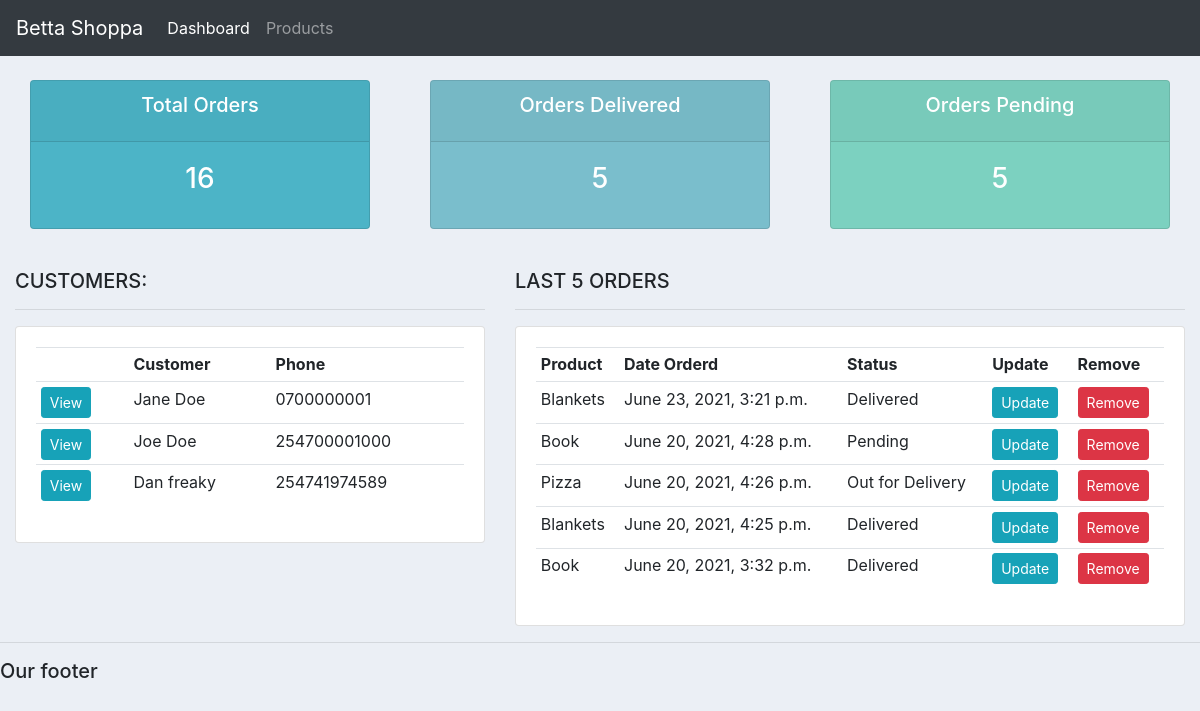
The page /crm/ on the database its author committed.
### crm/models.py (models this page shows, shortened)
class Customer(models.Model):
    firstname = models.CharField(max_length=100, null=True)
    secondname = models.CharField(max_length=100, null=True)
    phone = models.CharField(max_length=200, null=True)
    email = models.CharField(max_length=200, null=True)
    date_created = models.DateTimeField(auto_now_add=True)
    def __str__(self):
        return self.firstname + " " + self.secondname

class Order(models.Model):
    STATUS = (
        ('Pending', 'Pending'),
        ('Out for Delivery', 'Out for Delivery'),
        ('Delivered', 'Delivered'),
    )
    customer = models.ForeignKey(Customer, null=True, on_delete=models.SET_NULL)
    product = models.ForeignKey(Product, null=True, on_delete=models.SET_NULL)
    status = models.CharField(max_length=200, null=True, choices=STATUS)
    date_created = models.DateTimeField(auto_now_add=True)
    note = models.CharField(max_length=1000, null=True)

class Product(models.Model):
    CATEGORY = (
        ('Indoor', 'Indoor'),
        ('Outdoor', 'Outdoor'),
    )
    name = models.CharField(max_length=100, null=True)
    price = models.FloatField(null=True)
    category = models.CharField(max_length=100, null=True, choices=CATEGORY)
    description = models.CharField(max_length=100, null=True, blank=True)
    date_created = models.DateTimeField(auto_now_add=True)
    tags = models.ManyToManyField(Tag)

### crm/views.py (the view)
# urls.py: path('',views.dashboard, name="dashboard"),
def dashboard(request):
    customers = Customer.objects.all()
    orders = Order.objects.all()
    latest_orders = orders.order_by('-date_created')[:5]
    total_orders = orders.count()
    orders_delivered = orders.filter(status='Delivered').count()
    orders_pending = orders.filter(status='Pending').count()
    context = {
        "customers" : customers,
        "orders" : orders,
        "latest_orders": latest_orders,
        "total_orders" : total_orders,
        "orders_delivered" : orders_delivered,
        "orders_pending" : orders_pending,
    }
    return render(request, "crm/dashboard.html", context)

### crm/templates/crm/dashboard.html
{%  extends 'crm/base.html' %}
{% block content %}
{%  include 'crm/status.html' %}
<br>
<div class="row">
	<div class="col-md-5">
		<h5>CUSTOMERS:</h5>
		<hr>
		<div class="card card-body">
			<table class="table table-sm">
				<tr>
					<th></th>
					<th>Customer</th>
					<th>Phone</th>
				</tr>
				{% for customer in customers %}
					<tr>
						<td><a class="btn btn-sm btn-info" href="{% url 'customer' customer.id %}">View</a></td>
						<td>{{customer}}</td>
						<td>{{customer.phone}}</td>
				{% endfor %}
			</table>
		</div>
	</div>
	<div class="col-md-7">
		<h5>LAST 5 ORDERS</h5>
		<hr>
		<div class="card card-body">
			<table class="table table-sm">
				<tr>
					<th>Product</th>
					<th>Date Orderd</th>
					<th>Status</th>
					<th>Update</th>
					<th>Remove</th>
				</tr>
				{% for order in latest_orders %}
				<tr>
					<td>{{order.product.name}}</td>
					<td>{{order.date_created}}</td>
					<td>{{order.status}}</td>
					<td><a class="btn btn-sm btn-info" href="{% url 'update_order' order.id %}">Update</a></td>
					<td><a class="btn btn-sm btn-danger" href="{% url 'delete_order' order.id %}">Remove</a></td>
				</tr>
				{% endfor %}
			</table>
		</div>
	</div>
</div>
{% endblock %}

### crm/templates/crm/base.html (shortened to what this page needs)
<!DOCTYPE html>
<html>
<head>
	<link rel="stylesheet" href="https://stackpath.bootstrapcdn.com/bootstrap/4.3.1/css/bootstrap.min.css">
</head>
<body>
	{%  include 'crm/navbar.html' %}
	<div class="container-fluid">
	{% block content %}
	{% endblock %}
    </div>
	<hr>
	<h5>Our footer</h5>
</body>
</html>

### crm/templates/crm/navbar.html (shortened to what this page needs)
{%  load static %}
<nav class="navbar navbar-expand-lg navbar-dark bg-dark">
  <a class="navbar-brand" href="{% url 'dashboard' %}">Betta Shoppa</a>
  <div class="collapse navbar-collapse" id="navbarNav">
    <ul class="navbar-nav">
      <li class="nav-item active">
        <a class="nav-link" href="{% url 'dashboard' %}">Dashboard</a>
      </li>
      <li class="nav-item">
        <a class="nav-link" href="{% url 'products' %}">Products</a>
      </li>
    </ul>
  </div>
</nav>

### crm/templates/crm/status.html
<br>
<div class="row">
	<div class="col">
		<div class="col-md">
			<div class="card text-center text-white  mb-3" id="total-orders">
			  	<div class="card-header">
			  		<h5 class="card-title">Total Orders</h5>
			  	</div>
			  	<div class="card-body">
			    	<h3 class="card-title">{{total_orders}}</h3>
			  	</div>
			</div>
		</div>
	</div>
	<div class="col">
		<div class="col-md">
			<div class="card text-center text-white  mb-3" id="orders-delivered">
			  	<div class="card-header">
			  		<h5 class="card-title">Orders Delivered</h5>
			  	</div>
			  	<div class="card-body">
			    	<h3 class="card-title">{{orders_delivered}}</h3>
			  	</div>
			</div>
		</div>
	</div>
	<div class="col">
		<div class="col-md">
			<div class="card text-center text-white  mb-3" id="orders-pending">
			  	<div class="card-header">
			  		<h5 class="card-title">Orders Pending</h5>
			  	</div>
			  	<div class="card-body">
			    	<h3 class="card-title">{{orders_pending}}</h3>
			  	</div>
			</div>
		</div>
	</div>
</div>

### crm/templates/crm/base.html (style rules this page uses)
body { background-color: #ebeff5; }
#total-orders { background-color: #4cb4c7; }
#orders-delivered { background-color: #7abecc; }
#orders-pending { background-color: #7CD1C0; }

### rows shown on the page
Customer: firstname+secondname "Jane Doe", phone "0700000001"
Customer: firstname+secondname "Joe Doe", phone "254700001000"
Customer: firstname+secondname "Dan freaky", phone "254741974589"
Order: product.name "Blankets", date_created "June 23, 2021, 3:21 p.m.", status "Delivered"
Order: product.name "Book", date_created "June 20, 2021, 4:28 p.m.", status "Pending"
Order: product.name "Pizza", date_created "June 20, 2021, 4:26 p.m.", status "Out for Delivery"
Order: product.name "Blankets", date_created "June 20, 2021, 4:25 p.m.", status "Delivered"
Order: product.name "Book", date_created "June 20, 2021, 3:32 p.m.", status "Delivered"

### other values the page prints
{{ total_orders }} "16"
{{ orders_delivered }} "5"
{{ orders_pending }} "5"
